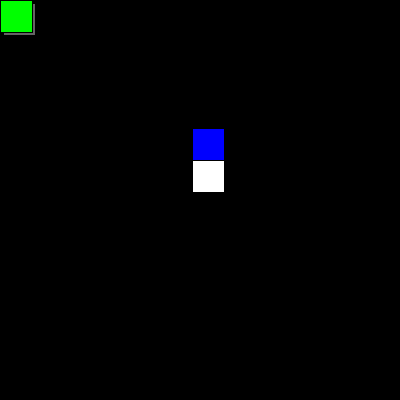
Frame 1 (no input)
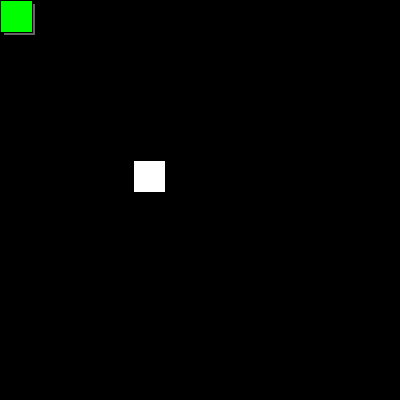
Frame 60 (the mouse pressed at the canvas centre just before this capture)
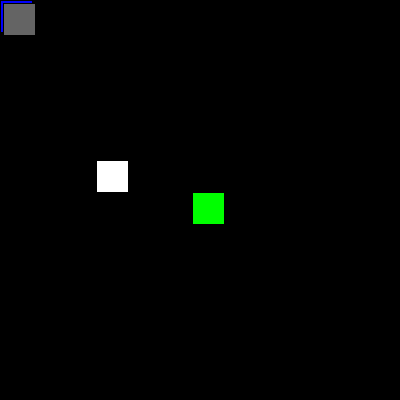
Frame 120 (the mouse held since frame 60 and released just before this capture)

The Processing sketch that drew these frames (run headless with seeded random() and noise(); from frame 60 on, the mouse is pressed at the canvas centre):

// Processing sketch: processing_161682
// ── processing_161682.pde

int up = 1;
int right = 2;
int down = 3;
int left = 4;
int tile = 32;
int x = 6 * tile;
int y = 5 * tile;
int dx = 0;
int dy = 0;
int lastX = x;
int lastY = ((y / tile) - 1) * tile;
int moveDirection = 0;
int destX = x / tile;
int destY = y / tile;
int mouseTileX = 0;
int mouseTileY = 0;
boolean hasClicked = false;
void setup() {
    size(400, 400);
}

void draw() {
x+= dx;
y+= dy;

mouseTileX = floor(mouseX / tile);
mouseTileY = floor(mouseY / tile);

if(moveDirection == up) {
    destX = (lastX / tile);
    destY = (lastY / tile) - 1;
} else

if(moveDirection == right) {
    destX = (lastX / tile) + 1;
    destY = (lastY / tile);
} else

if(moveDirection == down) {
    destX = (lastX / tile);
    destY = (lastY / tile) + 1;
} else

if(moveDirection == left) {
    destX = (lastX / tile) - 1;
    destY = (lastY / tile);
} else {
    destX = lastX / tile;
    destY = lastY / tile;
}


if(mousePressed) {
    if(!hasClicked) {
        hasClicked = true;
        //destX = mouseTileX;
        //destY = mouseTileY;
    }
}

if(x == destX * tile) {
        lastX = x;
    
}

if(y == destY * tile) {
        lastY = y;
    
}
lastX = 3;
lastY = 5;
setVelocityByTile(lastX, lastY);
background(0);

fill(0,0,255);
rect(destX * tile, destY * tile, tile, tile);
fill(100,100,100);
rect(lastX, lastX, tile, tile);
fill(0,255,0);
rect(mouseTileX * tile, mouseTileY * tile, tile, tile);
fill(255);

rect(x, y, tile, tile);
}

void setVelocityByTile(int tX, int tY) {
    int tileCenterX = (tX * tile) + tile / 2;
    int tileCenterY = (tY * tile) + tile / 2;
    int centerX = (x) + tile / 2;
    int centerY = (y) + tile / 2;
    
    if(centerX  < tileCenterX ) dx = 1;
    else if(centerX  > tileCenterX ) dx = -1;
    else if(centerY < tileCenterY ) dy = 1;
    else if(centerY > tileCenterY ) dy = -1;
    if(x == tX * tile) dx = 0;
    if(y == tY * tile) dy = 0;
}

void mouseReleased() {
    hasClicked = false;
}

void keyPressed() {
    if(keyCode == LEFT) {
        moveDirection = left;
    } else if(keyCode == RIGHT) {
        moveDirection = right;
    } else if(keyCode == UP) {
        moveDirection = up;
    } else if(keyCode == DOWN) {
        moveDirection = down;
    }
}

void keyReleased() {
    moveDirection = 0;
}
